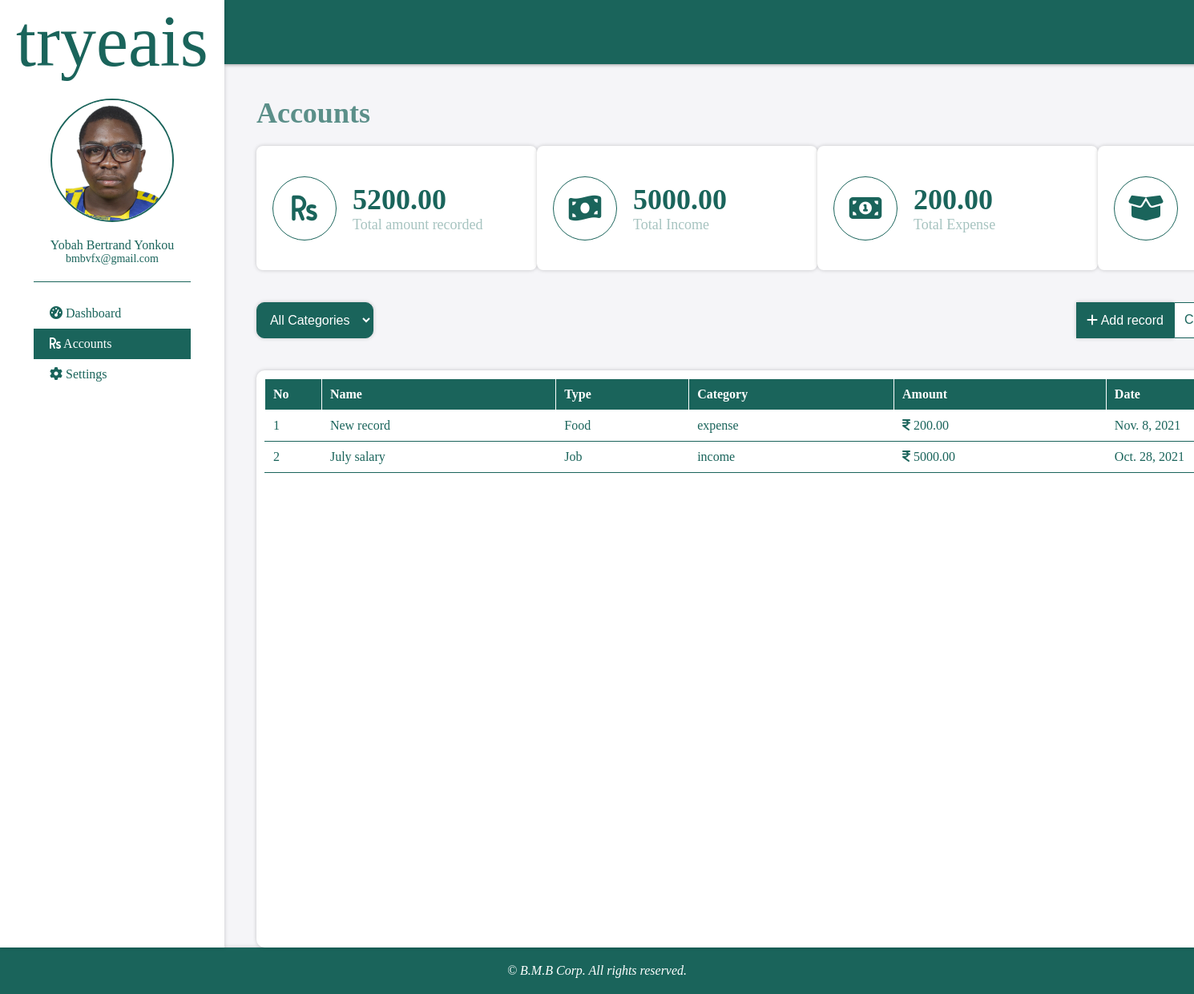
The page /accounts (signed in) on the database its author committed.
### tryeaisapp/models.py (models this page shows)
class Accounts(models.Model):
    id = models.AutoField(primary_key=True)
    name = models.CharField(max_length=40)
    category = models.CharField(max_length=20)
    type = models.CharField(max_length=20)
    amount = models.DecimalField(max_digits=10, decimal_places=4)
    date = models.DateField()
    created_on = DateTimeField(auto_now_add=True)
    last_update = DateTimeField(auto_now=True)
    class Meta:
        verbose_name = "Account"

### tryeaisapp/views.py (the view)
# urls.py: path("accounts", view=accounts, name="accounts"),
def accounts(request):
    context = {}
    context['filter'] = 'all'
    if request.method == "POST" and request.POST.get('category') != "all":
        accounts = Accounts.objects.filter(category=request.POST.get('category')).order_by('-created_on')
        context['filter'] = request.POST.get('category')
    else:
        accounts = Accounts.objects.all().order_by('-created_on') # returns a QuerySet holding a list of objects that match the query
    context['accounts'] = accounts
    context['total_income'] = 0
    context['total_expense'] = 0
    context['total_loan'] = 0
    context['total_amount'] = 0
    for account in accounts:
        context['total_' + account.category] += account.amount
        context['total_amount'] += account.amount
    return render(request, "accounts.html", context)

### tryeaisapp/templates/accounts.html (shortened to what this page needs)
{% extends 'base.html' %}
{% load static %}
{% block content %}
<body>
        <div class="content-container">
            <div class="title-bar">
                <div class="page-name">Accounts</div>
            </div>
            <div class="analysis-container-accounts">
                <div class="card">
                    <div class="card-icon"><i class="fa fa-rupee-sign"></i></div>
                    <div class="card-labels">
                        <div class="card-title">{{ total_amount|floatformat:2 }}</div>
                        <div class="card-subtitle">Total amount recorded</div>
                    </div>
                </div>
                <div class="card">
                    <div class="card-icon"><i class="fa fa-money-bill-wave"></i></div>
                    <div class="card-labels">
                        <div class="card-title">{{ total_income|floatformat:2 }}</div>
                        <div class="card-subtitle">Total Income</div>
                    </div>
                </div>
                <div class="card">
                    <div class="card-icon"><i class="fa fa-money-bill-alt"></i></div>
                    <div class="card-labels">
                        <div class="card-title">{{ total_expense|floatformat:2 }}</div>
                        <div class="card-subtitle">Total Expense</div>
                    </div>
                </div>
                <div class="card">
                    <div class="card-icon"><i class="fa fa-box-open"></i></div>
                </div>
            </div>
            <div class="control-bar">
                <div class="search">
                    <form id="search-category-form" action="{% url 'accounts' %}" method="post">
                        <select style="border-radius: 10px;" name="category" id="search-category">
                            <option value="all" {% if filter == 'all' %} selected {% endif %} >All Categories</option>
                        </select>
                    </form>
                </div>
                <div class="new-record">
                    <button id="add-new"><i class="fa fa-plus"></i> Add record</button>
                    <input title="Upload an excel file containing the required fields" id="file-upload" type="file">
                </div>
            </div>
            <div style="border-radius: 10px;" class="records-container">
                <table id="records-table">
                    <thead>
                        <th id="numbering">No</th>
                        <th>Name</th>
                        <th>Type</th>
                        <th>Category</th>
                        <th>Amount</th>
                        <th>Date</th>
                    </thead>
                    <tbody>
                        {% if accounts|length == 0 %}
                            <tr><td colspan="6"><center>No records</center></td></tr>
                        {% else %}
                            {% for account in accounts %}
                                <tr>
                                    <td> {{ forloop.counter }} </td>
                                    <td>{{ account.name }}</td>
                                    <td>{{ account.type }}</td>
                                    <td>{{ account.category }}</td>
                                    <td><i class="fa fa-rupee"></i> {{ account.amount|floatformat:2 }}</td>
                                    <td class="record-date">{{ account.date }}
                                    </td>
                                </tr>
                            {% endfor %}
                        {% endif %}
                    </tbody>
                </table>
            </div>
        </div>
    </div>
</div>
{% endblock content %}

### tryeaisapp/templates/base.html (shortened to what this page needs)
{% load static %}
<!DOCTYPE html>
<html lang="en">
<head>
    <link rel="stylesheet" href="{% static 'css/dashboard.css' %}" type="text/css">
</head>
<body>
    <div class="body-container">
        <div class="side-bar">
            <div class="side-bar-content">
                <div class="title">tryeais</div>
                <div class="profile-details">
                    <div class="profile-photo">
                        <img src="{% static 'assets/profile-photo.jpeg' %}" alt="Profile Photo">
                    </div>
                    <div class="name">{{ request.user.first_name }} {{ request.user.last_name}} </div>
                    <div class="email">{{ request.user.email }}</div>
                </div>
                <div class="line"></div>
                <div class="options">
                    <a href="{% url 'dashboard' %}" class="option {% if request.path == '/dashboard' %} active-option {% endif %}" id="dashboard"><i class="fa fa-tachometer-alt"></i> Dashboard</a>
                    <a href="{% url 'accounts' %}" class="option {% if request.path == '/accounts' %} active-option {% endif %}" id="accounts"><i class="fa fa-rupee-sign"></i> Accounts</a>
                    <a href="{% url 'settings' %}" class="option {% if request.path == '/settings' %} active-option {% endif %}" id="settings"><i class="fa fa-gear"></i> Settings</a>
                </div>
            </div>
        </div>
        <div class="main-section">
            <div class="top-nav">
            </div>
{% block content %}
{% endblock content %}
<footer>
    &copy; B.M.B Corp. All rights reserved.
</footer>
</body>
</html>

### tryeaisapp/static/css/dashboard.css (style rules this page uses)
body { font-family: 'Microsoft sans serif'; color: var(--theme-color); margin: 0; padding: 0; background-color: #f5f5f8; }
.body-container { display: flex; flex-direction: row; }
.side-bar { width: 300px; background-color: white; box-shadow: 0px 0px 5px 0px rgba(0, 0, 0, 0.2); z-index: 3; }
.side-bar-content { width: 100%; display: flex; flex-direction: column; align-items: center; top: 0; position: sticky; }
.title { font-family: 'SignPainter'; font-size: 90px; padding: 0px 20px 20px 20px; }
.profile-photo { width: 150px; height: 150px; overflow: hidden; display: flex; align-items: center; justify-content: center; border-radius: 100px; border: 2px solid var(--theme-color); }
.profile-details { display: flex; flex-direction: column; align-items: center; }
.profile-photo > img { height: 100%; object-fit: cover ; }
.name { padding-top: 20px; font-size: 16px; }
.email { font-weight: lighter; font-size: 14px; }
.line { width: 70%; height: 1px; background-color: var(--theme-color); margin: 20px 0 20px 0; }
.options { display: flex; flex-direction: column; width: 70%; align-items: flex-start; }
.option { padding: 10px 0 10px 0; width: 100%; transition: 1s cubic-bezier(0.25, 0.46, 0.45, 0.94); text-decoration: none; color: var(--theme-color); }
.option > i { padding-left: 20px; }
.main-section { display: flex; flex-direction: column; width: 100%; }
.top-nav { background-color: var(--theme-color); padding: 20px 0 20px 0; width: 100%; display: flex; flex-direction: row; justify-content: flex-end; box-shadow: 0px 0px 5px 0px rgba(0, 0, 0, 0.5); height: 40px; top: 0; position: sticky; z-index: 2; }
.content-container { width: 100%; }
.title-bar { width: 100%; display: flex; flex-direction: row; justify-content: space-between; padding: 40px 0px 20px; opacity: 0.7; align-items: center; }
.page-name { font-weight: bolder; font-size: 36px; padding-left: 40px; }
.card { width: 350px; height: 155px; box-shadow: var(--card-shadow); background-color: white; border-radius: 0.5em; display: flex; flex-direction: row; align-items: center; }
.card-icon { width: 78px; height: 78px; border-radius: 100px; border: 1px solid var(--theme-color); margin: 0 20px 0 20px; display: flex; justify-content: center; align-items: center; font-size: 36px; }
.card-title { font-size: 36px; font-weight: bolder; }
.card-subtitle { font-size: 18px; opacity: 0.38; }
.analysis-container-accounts { padding: 0 40px 0 40px; display: flex; flex-direction: row; justify-content: space-between; }
.control-bar { width: 100%; display: flex; flex-direction: row; justify-content: space-between; padding-top: 40px; }
.search { margin-left: 40px; display: flex; }
#search-category, #add-new, #search-box, ::-webkit-file-upload-button { padding: 12px; border: 1px solid var(--theme-color); font-size: 16px; color: var(--theme-color); background-color: white; }
#search-category, #add-new { color: white; background-color: var(--theme-color); box-shadow: var(--card-shadow); }
#search-category { border-radius: 10px 0 0 10px; }
#file-upload { border: 1px solid var(--theme-color); border-radius: 0 10px 10px 0; }
.new-record { margin-right: 40px; display: flex; }
.records-container { margin: 40px 40px 0 40px; padding: 10px; background-color: white; border-radius: 0 10px 10px 0; box-shadow: var(--card-shadow); min-height: 700px; }
#records-table { width: 100%; background-color: white; padding: 10px; border-collapse: collapse; }
th, tr, td { border: 1px solid white; padding: 10px; text-align: left; color: white; background-color: var(--theme-color); }
tr, td { border-bottom: 1px solid var(--theme-color); background-color: transparent; color: var(--theme-color); }
#numbering { width: 50px; }
tr { position: relative; }
.record-date { position: relative; }
footer { text-align: center; font-style: italic; padding: 20px; box-shadow: var(--card-shadow); background-color: var(--theme-color); color: white ; }
select { width: 100%; }

### tryeaisapp/static/css/common.css (style rules this page uses)
:root { --theme-color: #1A645B; --card-shadow: 0px 0px 5px 0px rgba(0, 0, 0, 0.2); }
.active-option { cursor: pointer; color: white !important; background-color: var(--theme-color); }

### rows shown on the page
Accounts: name "New record", type "Food", category "expense", amount "200.00", date "Nov. 8, 2021"
Accounts: name "July salary", type "Job", category "income", amount "5000.00", date "Oct. 28, 2021"

### other values the page prints
{{ request.user.first_name }} "Yobah"
{{ request.user.last_name }} "Bertrand Yonkou"
{{ request.user.email }} "bmbvfx@gmail.com"
{{ total_amount|floatformat:2 }} "5200.00"
{{ total_income|floatformat:2 }} "5000.00"
{{ total_expense|floatformat:2 }} "200.00"
